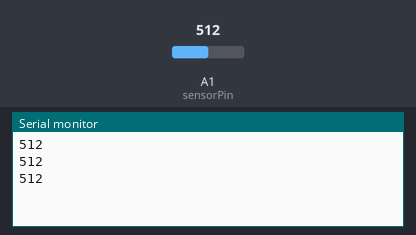
This sketch was run on a simulated Arduino Uno, built with avr-gcc and run on an emulated ATmega328P. Shown: the last lines printed to the serial monitor. The inputs (shaded band) are chosen by the test bench; at power-on: A1 (sensorPin) = 512.

Above: at 1.3 s.
1.4 s: A1 (sensorPin) set to 716
At 1.9 s:
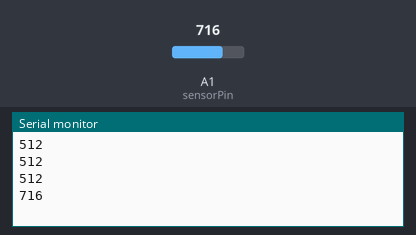
2.9 s: A1 (sensorPin) set to 900
At 3.4 s:
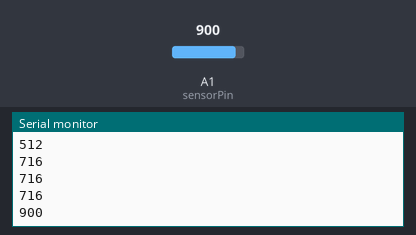
Timing chart, 0 to 5.9 s (numbered marks = the images above; inputs shaded):
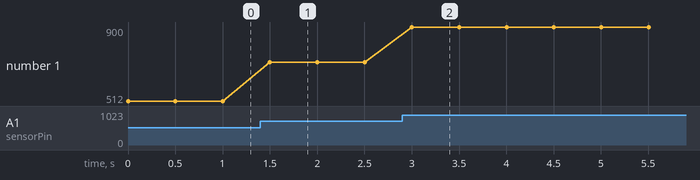

Measured:
- after the input at 1.4 s, the serial monitor: prints a new line after 0.10 s (image 1)
- after the input at 2.9 s, the serial monitor: prints a new line after 0.10 s (image 2)
- plotted number 1: 512 → 716 after the input at 1.4 s, 716 → 900 after the input at 2.9 s

The sketch:

lesson_3.1.ino
```cpp
/*
  Keyestudio Mini Tank Robot V3 (Popular Edition)
  lesson 3.1
  photocell
  http://www.keyestudio.com
*/
int sensorPin = A1;    // A1 is the input pin of photoresistor
int sensorValue = 0;  // save the value of photoresistors
void setup() {
  Serial.begin(9600); //Open the serial port monitor and set the baud rate to 9600

}
void loop() {
  sensorValue = analogRead(sensorPin);  //Read the analog value from the photoresistor sensor
  Serial.println(sensorValue);  //The serial port prints the value of the photoresistor
  delay(500); //Delay in 500ms
}
//******************************************************
```
